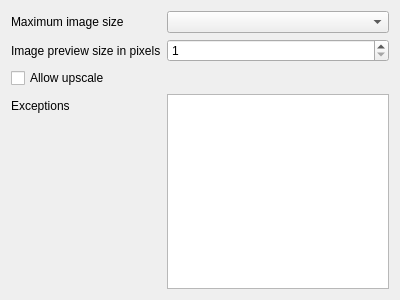
<?xml version="1.0" encoding="UTF-8"?>
<ui version="4.0">
 <class>ImagePreviewOptions</class>
 <widget class="QWidget" name="ImagePreviewOptions">
  <property name="geometry">
   <rect>
    <x>0</x>
    <y>0</y>
    <width>400</width>
    <height>300</height>
   </rect>
  </property>
  <property name="windowTitle">
   <string>Form</string>
  </property>
  <layout class="QFormLayout" name="formLayout">
   <item row="0" column="0">
    <widget class="QLabel" name="label">
     <property name="text">
      <string>Maximum image size</string>
     </property>
    </widget>
   </item>
   <item row="0" column="1">
    <widget class="QComboBox" name="cb_sizeLimit"/>
   </item>
   <item row="1" column="0">
    <widget class="QLabel" name="label_2">
     <property name="text">
      <string>Image preview size in pixels</string>
     </property>
    </widget>
   </item>
   <item row="2" column="0">
    <widget class="QCheckBox" name="cb_allowUpscale">
     <property name="text">
      <string>Allow upscale</string>
     </property>
    </widget>
   </item>
   <item row="3" column="0">
    <widget class="QLabel" name="label_3">
     <property name="text">
      <string>Exceptions</string>
     </property>
    </widget>
   </item>
   <item row="3" column="1">
    <widget class="QPlainTextEdit" name="te_exceptions"/>
   </item>
   <item row="1" column="1">
    <widget class="QSpinBox" name="sb_previewSize">
     <property name="minimum">
      <number>1</number>
     </property>
     <property name="maximum">
      <number>65535</number>
     </property>
    </widget>
   </item>
  </layout>
 </widget>
 <resources/>
 <connections/>
</ui>
